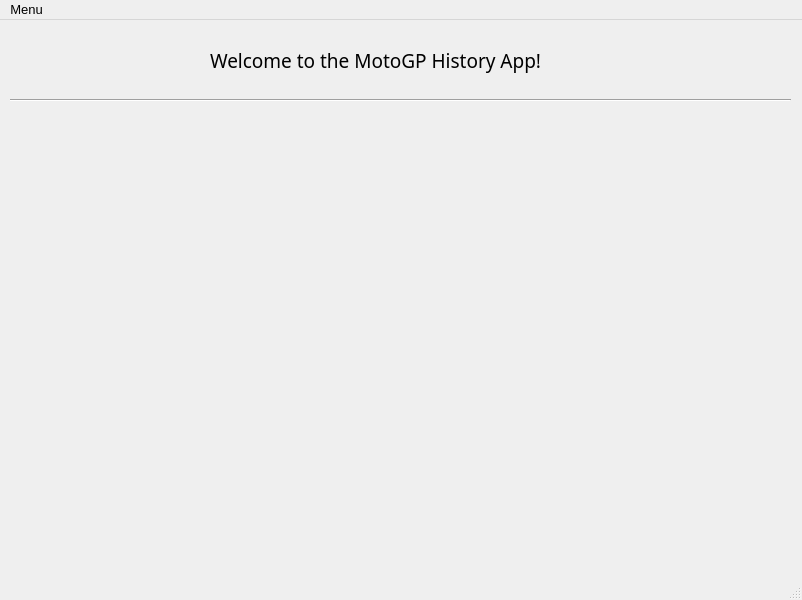
<?xml version="1.0" encoding="UTF-8"?>
<ui version="4.0">
 <class>MainWindow</class>
 <widget class="QMainWindow" name="MainWindow">
  <property name="geometry">
   <rect>
    <x>0</x>
    <y>0</y>
    <width>802</width>
    <height>600</height>
   </rect>
  </property>
  <property name="windowTitle">
   <string>MainWindow</string>
  </property>
  <widget class="QWidget" name="centralwidget">
   <widget class="QLabel" name="TitleLabel">
    <property name="geometry">
     <rect>
      <x>210</x>
      <y>0</y>
      <width>401</width>
      <height>81</height>
     </rect>
    </property>
    <property name="font">
     <font>
      <family>Arial Black</family>
      <pointsize>14</pointsize>
     </font>
    </property>
    <property name="autoFillBackground">
     <bool>false</bool>
    </property>
    <property name="text">
     <string>Welcome to the MotoGP History App!</string>
    </property>
   </widget>
   <widget class="Line" name="line">
    <property name="geometry">
     <rect>
      <x>10</x>
      <y>70</y>
      <width>781</width>
      <height>20</height>
     </rect>
    </property>
    <property name="orientation">
     <enum>Qt::Horizontal</enum>
    </property>
   </widget>
  </widget>
  <widget class="QMenuBar" name="menubar">
   <property name="geometry">
    <rect>
     <x>0</x>
     <y>0</y>
     <width>802</width>
     <height>22</height>
    </rect>
   </property>
   <property name="font">
    <font>
     <family>Arial</family>
     <pointsize>10</pointsize>
    </font>
   </property>
   <widget class="QMenu" name="menuSearch">
    <property name="font">
     <font>
      <family>Arial</family>
     </font>
    </property>
    <property name="title">
     <string>Menu</string>
    </property>
    <addaction name="actionChampions"/>
    <addaction name="actionConstructors"/>
    <addaction name="actionMotoGP_Riders"/>
    <addaction name="actionMotoGP_Tracks"/>
   </widget>
   <addaction name="menuSearch"/>
  </widget>
  <widget class="QStatusBar" name="statusbar"/>
  <action name="actionChampions">
   <property name="text">
    <string>Champions</string>
   </property>
  </action>
  <action name="actionConstructors">
   <property name="text">
    <string>Constructors</string>
   </property>
  </action>
  <action name="actionMotoGP_Riders">
   <property name="text">
    <string>MotoGP Riders</string>
   </property>
  </action>
  <action name="actionMotoGP_Tracks">
   <property name="text">
    <string>MotoGP Tracks</string>
   </property>
  </action>
 </widget>
 <resources/>
 <connections/>
</ui>
